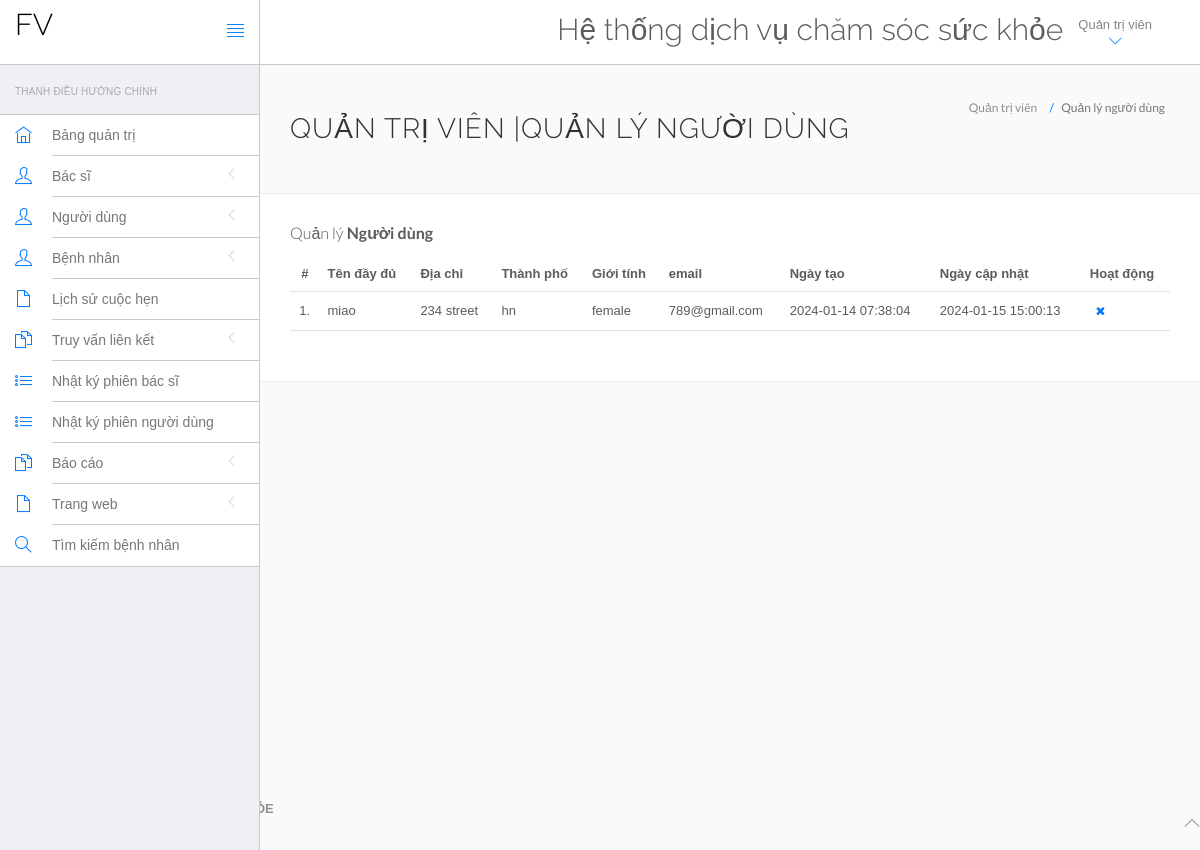
/HeThongQuanLyBenhVien/health_care/admin/manage-users.php (signed in), run on the app's committed database.
### tables this page shows
CREATE TABLE `users` (
  `id` int(11) NOT NULL,
  `fullName` varchar(255) DEFAULT NULL,
  `address` longtext DEFAULT NULL,
  `city` varchar(255) DEFAULT NULL,
  `gender` varchar(255) DEFAULT NULL,
  `email` varchar(255) DEFAULT NULL,
  `password` varchar(255) DEFAULT NULL,
  `regDate` timestamp NULL DEFAULT current_timestamp(),
  `updationDate` timestamp NULL DEFAULT NULL ON UPDATE current_timestamp()
);

### HeThongQuanLyBenhVien/health_care/admin/manage-users.php (the view, shortened to what this page needs)
<?php
include('include/connect.php');
if(strlen($_SESSION['id']==0)) {
 header('location:logout.php');
  } else{
?>
<!DOCTYPE html>
<html lang="en">
	<head>
		<link rel="stylesheet" href="vendor/bootstrap/css/bootstrap.min.css">
		<link rel="stylesheet" href="vendor/fontawesome/css/font-awesome.min.css">
		<link rel="stylesheet" href="vendor/themify-icons/themify-icons.min.css">
		<link href="vendor/animate.css/animate.min.css" rel="stylesheet" media="screen">
		<link href="vendor/perfect-scrollbar/perfect-scrollbar.min.css" rel="stylesheet" media="screen">
		<link href="vendor/switchery/switchery.min.css" rel="stylesheet" media="screen">
		<link href="vendor/bootstrap-touchspin/jquery.bootstrap-touchspin.min.css" rel="stylesheet" media="screen">
		<link href="vendor/select2/select2.min.css" rel="stylesheet" media="screen">
		<link href="vendor/bootstrap-datepicker/bootstrap-datepicker3.standalone.min.css" rel="stylesheet" media="screen">
		<link href="vendor/bootstrap-timepicker/bootstrap-timepicker.min.css" rel="stylesheet" media="screen">
		<link rel="stylesheet" href="assets/css/styles.css">
		<link rel="stylesheet" href="assets/css/plugins.css">
		<link rel="stylesheet" href="assets/css/themes/theme-1.css" id="skin_color" />
	</head>
	<body>
		<div id="app">
<?php include('include/sidebar.php');?>
			<div class="app-content">
						<?php include('include/header.php');?>
				<div class="main-content" >
					<div class="wrap-content container" id="container">
						<section id="page-title">
							<div class="row">
								<div class="col-sm-8">
									<h1 class="mainTitle">Quản trị viên |Quản lý người dùng</h1>
																	</div>
								<ol class="breadcrumb">
									<li>
										<span>Quản trị viên</span>
									</li>
									<li class="active">
										<span>Quản lý người dùng</span>
									</li>
								</ol>
							</div>
						</section>
						<div class="container-fluid container-fullw bg-white">
									<div class="row">
								<div class="col-md-12">
									<h5 class="over-title margin-bottom-15">Quản lý <span class="text-bold">Người dùng</span></h5>
									<table class="table table-hover" id="sample-table-1">
										<thead>
											<tr>
												<th class="center">#</th>
												<th>Tên đầy đủ </th>
												<th class="hidden-xs">Địa chỉ</th>
												<th>Thành phố</th>
												<th>Giới tính </th>
												<th>email </th>
												<th>Ngày tạo </th>
												<th>Ngày cập nhật </th>
												<th>Hoạt động</th>
											</tr>
										</thead>
										<tbody>
<?php
$sql=mysqli_query($con,"select * from users");
$cnt=1;
while($row=mysqli_fetch_array($sql))
{
?>
											<tr>
												<td class="center"><?php echo $cnt;?>.</td>
												<td class="hidden-xs"><?php echo $row['fullName'];?></td>
												<td><?php echo $row['address'];?></td>
												<td><?php echo $row['city'];?>
												</td>
												<td><?php echo $row['gender'];?></td>
												<td><?php echo $row['email'];?></td>
												<td><?php echo $row['regDate'];?></td>
												<td><?php echo $row['updationDate'];?>
												</td>
												<td >
												<div class="visible-md visible-lg hidden-sm hidden-xs">
	<a href="manage-users.php?id=<?php echo $row['id']?>&del=delete" onClick="return confirm('Bạn có chắc chắn muốn xóa?')"class="btn btn-transparent btn-xs tooltips" tooltip-placement="top" tooltip="Remove"><i class="fa fa-times fa fa-white"></i></a>
												</div>
												</td>
											</tr>
											<?php
$cnt=$cnt+1;
											 }?>
										</tbody>
									</table>
								</div>
							</div>
								</div>
							</div>
						</div>
					</div>
				</div>
	<?php include('include/footer.php');?>
	</body>
</html>
<?php } ?>

### HeThongQuanLyBenhVien/health_care/admin/assets/css/themes/theme-1.css (style rules this page uses)
body { background: #FAFAFA; }

### data on the page
users: fullName "miao", address "234 street", city "hn", gender "female", email "789@gmail.com", regDate "2024-01-14 07:38:04", updationDate "2024-01-15 15:00:13"
